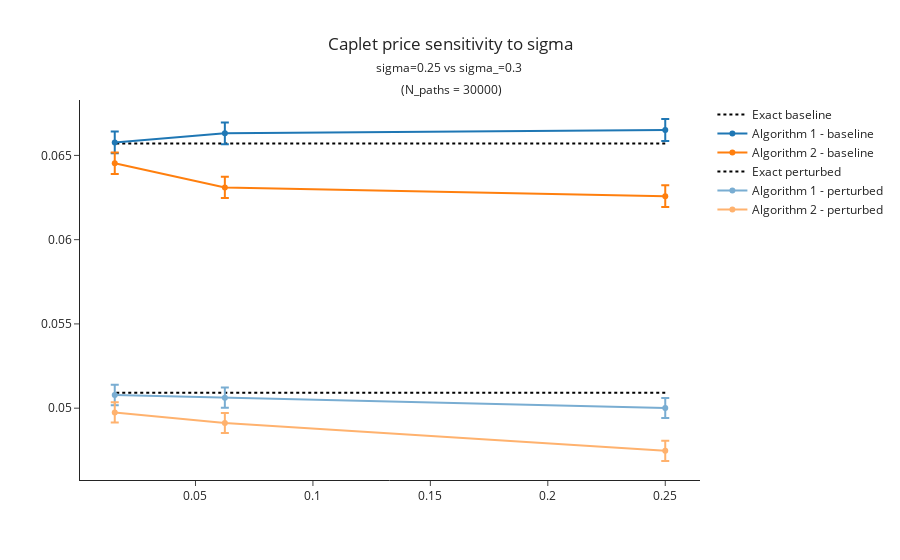

The notebook cell saved with this chart:
### Code cell
results_algo2 = []
results_algo2_ = []
results_algo1 = []
results_algo1_ = []

for h in h_list:
    print(h, "\n")
    p, se = simulate_algo2(L0, H, K, sigma, T, h, N_paths)
    results_algo2.append({
        'h': h,
        'Price': p,
        'CI': 1.96*se
    })
    p, se = simulate_algo2(L0, H, K, sigma_, T, h, N_paths)
    results_algo2_.append({
        'h': h,
        'Price': p,
        'CI': 1.96*se
    })
    p, se, _ = simulate_algo1(L0, H, K, sigma, T, h, N_paths)
    results_algo1.append({
        'h': h,
        'Price': p,
        'CI': 1.96*se
    })
    p, se, _ = simulate_algo1(L0, H, K, sigma_, T, h, N_paths)
    results_algo1_.append({
        'h': h,
        'Price': p,
        'CI': 1.96*se
    })

exact = analytic_vtilde_caplet(L0, H, K, sigma, T)
exact_ = analytic_vtilde_caplet(L0, H, K, sigma_, T)

# Prepare figure
fig = go.Figure()

###### Baselines
fig.add_trace(go.Scatter(
    x=[d['h'] for d in results_algo1],   # or use a combined h-list like [0.25,0.125,0.0625]
    y=[exact]*len(results_algo1),
    mode='lines',
    line=dict(dash='dot', color='black'),
    name='Exact baseline'
))

fig.add_trace(go.Scatter(
    x=[d['h'] for d in results_algo1],
    y=[d['Price'] for d in results_algo1],
    mode='lines+markers',
    error_y=dict(type='data', array=[d['CI'] for d in results_algo1], visible=True),
    line=dict(color=blue_hex),
    marker=dict(color=blue_hex),
    name='Algorithm 1 - baseline'
))

fig.add_trace(go.Scatter(
    x=[d['h'] for d in results_algo2],
    y=[d['Price'] for d in results_algo2],
    mode='lines+markers',
    error_y=dict(type='data', array=[d['CI'] for d in results_algo2], visible=True),
    line=dict(color=orange_hex),
    marker=dict(color=orange_hex),
    name='Algorithm 2 - baseline'
))

###### Perturbed

fig.add_trace(go.Scatter(
    x=[d['h'] for d in results_algo1_],   # or use a combined h-list like [0.25,0.125,0.0625]
    y=[exact_]*len(results_algo1_),
    mode='lines',
    line=dict(dash='dot', color='black'),
    name='Exact perturbed'
))

fig.add_trace(go.Scatter(
    x=[d['h'] for d in results_algo1_],
    y=[d['Price'] for d in results_algo1_],
    mode='lines+markers',
    error_y=dict(type='data', array=[d['CI'] for d in results_algo1_], visible=True),
    line=dict(color=blue_pastel_hex),
    marker=dict(color=blue_pastel_hex),
    name='Algorithm 1 - perturbed'
))

fig.add_trace(go.Scatter(
    x=[d['h'] for d in results_algo2_],
    y=[d['Price'] for d in results_algo2_],
    mode='lines+markers',
    error_y=dict(type='data', array=[d['CI'] for d in results_algo2_], visible=True),
    line=dict(color=orange_pastel_hex),
    marker=dict(color=orange_pastel_hex),
    name='Algorithm 2 - perturbed'
))


###### General layout

fig.update_layout(
    template="simple_white",
    title={
        "text": (
            # main title in default size:
            "Caplet price sensitivity to sigma<br>"
            # parameters in a smaller span (e.g. 12px):
            f"<span style='font-size:12px;'>"
            f"sigma={sigma} vs sigma_={sigma_} <br> (N_paths = {N_paths})"
            "</span>"
        ),
        "x": 0.5,
        "xanchor": "center"
    }
)

fig.show()

### Figure 1 — Plotly figure (JSON) as saved in the notebook; plotly's stock layout.template omitted (floating-point values rounded to 4 significant figures)
{"data": [{"line": {"color": "black", "dash": "dot"}, "mode": "lines", "name": "Exact baseline", "type": "scatter", "x": [0.25, 0.0625, 0.01562], "y": [0.06571, 0.06571, 0.06571]}, {"error_y": {"array": [0.0006563, 0.0006463, 0.0006414], "type": "data", "visible": true}, "line": {"color": "#1f77b4"}, "marker": {"color": "#1f77b4"}, "mode": "lines+markers", "name": "Algorithm 1 - baseline", "type": "scatter", "x": [0.25, 0.0625, 0.01562], "y": [0.0665, 0.06631, 0.06577]}, {"error_y": {"array": [0.0006444, 0.000631, 0.000638], "type": "data", "visible": true}, "line": {"color": "#ff7f0e"}, "marker": {"color": "#ff7f0e"}, "mode": "lines+markers", "name": "Algorithm 2 - baseline", "type": "scatter", "x": [0.25, 0.0625, 0.01562], "y": [0.06258, 0.0631, 0.06454]}, {"line": {"color": "black", "dash": "dot"}, "mode": "lines", "name": "Exact perturbed", "type": "scatter", "x": [0.25, 0.0625, 0.01562], "y": [0.05092, 0.05092, 0.05092]}, {"error_y": {"array": [0.000593, 0.000599, 0.0006022], "type": "data", "visible": true}, "line": {"color": "#79add2"}, "marker": {"color": "#79add2"}, "mode": "lines+markers", "name": "Algorithm 1 - perturbed", "type": "scatter", "x": [0.25, 0.0625, 0.01562], "y": [0.05001, 0.05062, 0.05078]}, {"error_y": {"array": [0.0006017, 0.0005979, 0.0005963], "type": "data", "visible": true}, "line": {"color": "#ffb26e"}, "marker": {"color": "#ffb26e"}, "mode": "lines+markers", "name": "Algorithm 2 - perturbed", "type": "scatter", "x": [0.25, 0.0625, 0.01562], "y": [0.04747, 0.04912, 0.04975]}], "layout": {"title": {"text": "Caplet price sensitivity to sigma<br><span style='font-size:12px;'>sigma=0.25 vs sigma_=0.3 <br> (N_paths = 30000)</span>", "x": 0.5, "xanchor": "center"}}}
